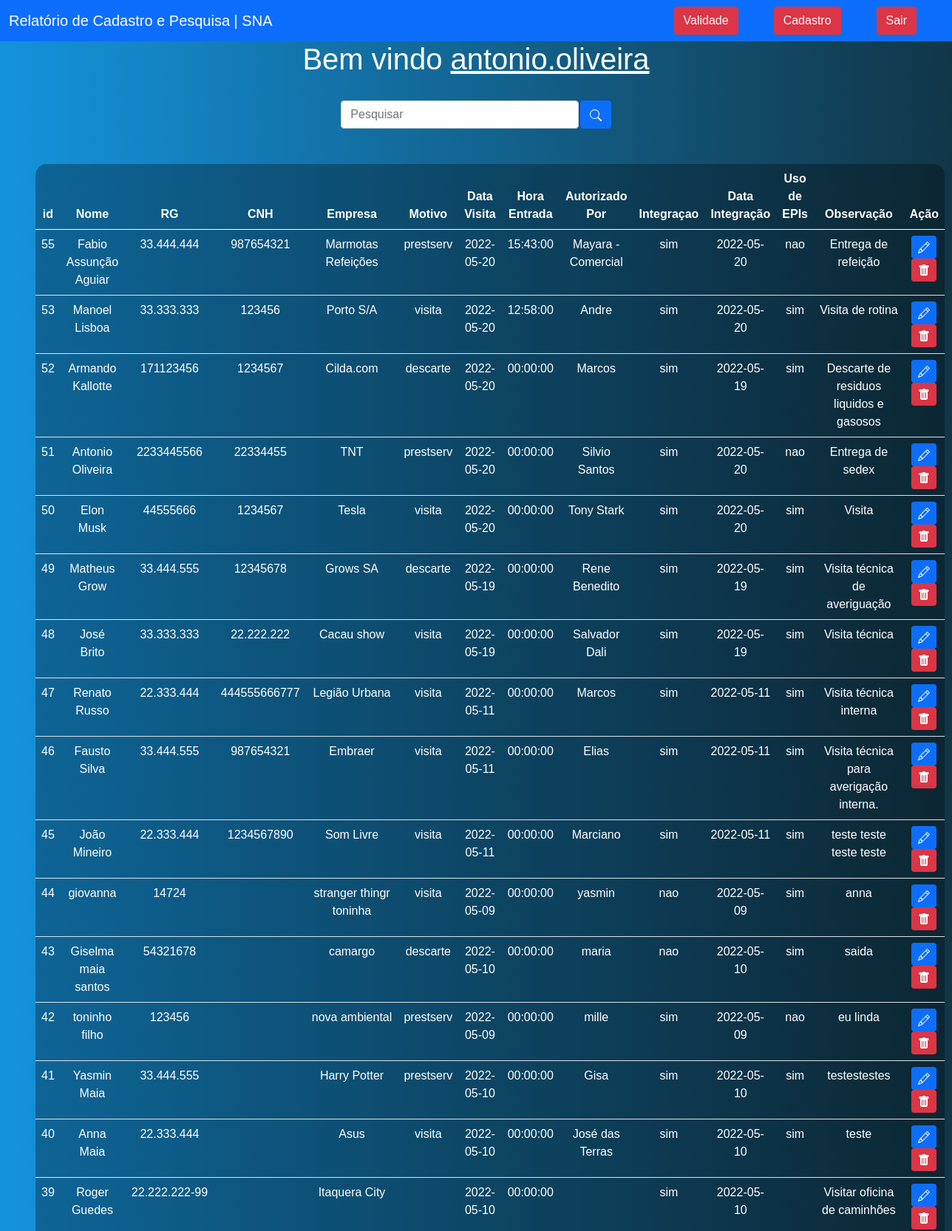
Screenshot of /formulario/sistema.php (signed in, upper part) with the database file from the repository.
### tables this page shows
CREATE TABLE `tab_cadastro` (
  `id` int(11) NOT NULL,
  `nome` varchar(45) NOT NULL,
  `rg` varchar(20) NOT NULL,
  `cnh` varchar(20) NOT NULL,
  `empresa` varchar(45) NOT NULL,
  `foto` varchar(50) NOT NULL,
  `motivo` varchar(50) NOT NULL,
  `autorizadopor` varchar(50) NOT NULL,
  `data_visita` date NOT NULL,
  `Hora_Entrada` time NOT NULL,
  `integracao` varchar(15) NOT NULL,
  `data_integ` date NOT NULL,
  `usoepis` varchar(20) NOT NULL,
  `observ` varchar(100) NOT NULL,
  `login` varchar(20) DEFAULT NULL,
  `senha` varchar(10) DEFAULT NULL
);

### formulario/sistema.php (the view, shortened to what this page needs)
<?php
    include_once('config.php');
    $logado = $_SESSION['login'];
    if(!empty($_GET['search']))
    {
        $data = $_GET['search'];
        $sql = "SELECT * FROM tab_cadastro WHERE empresa LIKE '%$data%' or nome LIKE '%$data%' or rg LIKE '%$data%' ORDER BY id DESC";
    }
    else
    {
        $sql = "SELECT * FROM tab_cadastro ORDER BY id DESC";
    }
        $result = $conexao->query($sql);
?>
<!DOCTYPE html>
<html lang="en">
<head>
    <link href="https://cdn.jsdelivr.net/npm/bootstrap@5.0.2/dist/css/bootstrap.min.css" rel="stylesheet">
</head>
<body>
    <nav class="navbar navbar-expand-lg navbar-dark bg-primary">
        <div class="container-fluid">
            <a class="navbar-brand" href="#">Relatório de Cadastro e Pesquisa | SNA</a>
        </div>
        <div class="d-flex">
            <a href="IntegVencida.php" class="btn btn-danger me-5">Validade</a>
        </div>
        <div class="d-flex">
            <a href="formulario.php" class="btn btn-danger me-5">Cadastro</a>
        </div>
        <div class="d-flex">
            <a href="sair.php" class="btn btn-danger me-5">Sair</a>
        </div>
    </nav>
    <?php
        echo "<h1>Bem vindo <u>$logado</u></h1>";
    ?>
    <br>
    <div class="box-search">
        <input type="search" class="form-control w-25" placeholder="Pesquisar" id="pesquisar">
        <button onclick="searchData()" class="btn btn-primary">
        </button>
    </div>
    <div class="m-5">
        <table class="table text-white table-bg">
            <thead>
                <tr>
                    <th scope="col">id</th>
                    <th scope="col">Nome</th>
                    <th scope="col">RG</th>
                    <th scope="col">CNH</th>
                    <th scope="col">Empresa</th>
                    <th scope="col">Motivo</th>
                    <th scope="col">Data Visita</th>
                    <th scope="col">Hora Entrada</th>
                    <th scope="col">Autorizado Por</th>
                    <th scope="col">Integraçao</th>
                    <th scope="col">Data Integração</th>
                    <th scope="col">Uso de EPIs</th>
                    <th scope="col">Observação</th>
                    <th scope="col">Ação</th>
                </tr>
            </thead>
            <tbody>
                <?php
                    while($user_data = mysqli_fetch_assoc($result)) {
                        echo "<tr>";
                        echo "<td>".$user_data['id']."</td>";
                        echo "<td>".$user_data['nome']."</td>";
                        echo "<td>".$user_data['rg']."</td>";
                        echo "<td>".$user_data['cnh']."</td>";
                        echo "<td>".$user_data['empresa']."</td>";
                        echo "<td>".$user_data['motivo']."</td>";
                        echo "<td>".$user_data['data_visita']."</td>";
                        echo "<td>".$user_data['Hora_Entrada']."</td>";
                        echo "<td>".$user_data['autorizadopor']."</td>";
                        echo "<td>".$user_data['integracao']."</td>";
                        echo "<td>".$user_data['data_integ']."</td>";
                        echo "<td>".$user_data['usoepis']."</td>";
                        echo "<td>".$user_data['observ']."</td>";
                        echo "<td>
                        <a class='btn btn-sm btn-primary' href='edit.php?id=$user_data[id]' title='Editar'>
                            <svg xmlns='http://www.w3.org/2000/svg' width='16' height='16' fill='currentColor' class='bi bi-pencil' viewBox='0 0 16 16'>
                                <path d='M12.146.146a.5.5 0 0 1 .708 0l3 3a.5.5 0 0 1 0 .708l-10 10a.5.5 0 0 1-.168.11l-5 2a.5.5 0 0 1-.65-.65l2-5a.5.5 0 0 1 .11-.168l10-10zM11.207 2.5 13.5 4.793 14.793 3.5 12.5 1.207 11.207 2.5zm1.586 3L10.5 3.207 4 9.707V10h.5a.5.5 0 0 1 .5.5v.5h.5a.5.5 0 0 1 .5.5v.5h.293l6.5-6.5zm-9.761 5.175-.106.106-1.528 3.821 3.821-1.528.106-.106A.5.5 0 0 1 5 12.5V12h-.5a.5.5 0 0 1-.5-.5V11h-.5a.5.5 0 0 1-.468-.325z'/>
                            </svg>
                            </a>
                            <a class='btn btn-sm btn-danger' href='delete.php?id=$user_data[id]' title='Deletar'>
                                <svg xmlns='http://www.w3.org/2000/svg' width='16' height='16' fill='currentColor' class='bi bi-trash-fill' viewBox='0 0 16 16'>
                                    <path d='M2.5 1a1 1 0 0 0-1 1v1a1 1 0 0 0 1 1H3v9a2 2 0 0 0 2 2h6a2 2 0 0 0 2-2V4h.5a1 1 0 0 0 1-1V2a1 1 0 0 0-1-1H10a1 1 0 0 0-1-1H7a1 1 0 0 0-1 1H2.5zm3 4a.5.5 0 0 1 .5.5v7a.5.5 0 0 1-1 0v-7a.5.5 0 0 1 .5-.5zM8 5a.5.5 0 0 1 .5.5v7a.5.5 0 0 1-1 0v-7A.5.5 0 0 1 8 5zm3 .5v7a.5.5 0 0 1-1 0v-7a.5.5 0 0 1 1 0z'/>
                                </svg>
                            </a>
                            </td>";
                        echo "</tr>";
                    }
                    ?>
            </tbody>
        </table>
    </div>
</body>
</html>

### formulario/sistema.php (style rules this page uses)
body { font-family: Arial, Helvetica, sans-serif; background: linear-gradient(to right, rgb(20, 147, 220), rgb(17, 54, 71)); color: white; text-align: center; }
.table-bg { background: rgba(0, 0, 0, 0.3); border-radius: 15px 15px 0 0; }
.box-search { display: flex; justify-content: center; gap: .1%; }

### rows the page displays
tab_cadastro: id "55", nome "Fabio Assunção Aguiar", rg "33.444.444", cnh "987654321", empresa "Marmotas Refeições", motivo "prestserv", data_visita "2022-05-20", Hora_Entrada "15:43:00", autorizadopor "Mayara - Comercial", integracao "sim", data_integ "2022-05-20", usoepis "nao", observ "Entrega de refeição"
tab_cadastro: id "53", nome "Manoel Lisboa", rg "33.333.333", cnh "123456", empresa "Porto S/A", motivo "visita", data_visita "2022-05-20", Hora_Entrada "12:58:00", autorizadopor "Andre", integracao "sim", data_integ "2022-05-20", usoepis "sim", observ "Visita de rotina"
tab_cadastro: id "52", nome "Armando Kallotte", rg "171123456", cnh "1234567", empresa "Cilda.com", motivo "descarte", data_visita "2022-05-20", Hora_Entrada "00:00:00", autorizadopor "Marcos", integracao "sim", data_integ "2022-05-19", usoepis "sim", observ "Descarte de residuos liquidos e gasosos"
tab_cadastro: id "51", nome "Antonio Oliveira", rg "2233445566", cnh "22334455", empresa "TNT", motivo "prestserv", data_visita "2022-05-20", Hora_Entrada "00:00:00", autorizadopor "Silvio Santos", integracao "sim", data_integ "2022-05-20", usoepis "nao", observ "Entrega de sedex"
tab_cadastro: id "50", nome "Elon Musk", rg "44555666", cnh "1234567", empresa "Tesla", motivo "visita", data_visita "2022-05-20", Hora_Entrada "00:00:00", autorizadopor "Tony Stark", integracao "sim", data_integ "2022-05-20", usoepis "sim", observ "Visita"
tab_cadastro: id "49", nome "Matheus Grow", rg "33.444.555", cnh "12345678", empresa "Grows SA", motivo "descarte", data_visita "2022-05-19", Hora_Entrada "00:00:00", autorizadopor "Rene Benedito", integracao "sim", data_integ "2022-05-19", usoepis "sim", observ "Visita técnica de averiguação"
tab_cadastro: id "48", nome "José Brito", rg "33.333.333", cnh "22.222.222", empresa "Cacau show", motivo "visita", data_visita "2022-05-19", Hora_Entrada "00:00:00", autorizadopor "Salvador Dali", integracao "sim", data_integ "2022-05-19", usoepis "sim", observ "Visita técnica"
tab_cadastro: id "47", nome "Renato Russo", rg "22.333.444", cnh "444555666777", empresa "Legião Urbana", motivo "visita", data_visita "2022-05-11", Hora_Entrada "00:00:00", autorizadopor "Marcos", integracao "sim", data_integ "2022-05-11", usoepis "sim", observ "Visita técnica interna"
tab_cadastro: id "46", nome "Fausto Silva", rg "33.444.555", cnh "987654321", empresa "Embraer", motivo "visita", data_visita "2022-05-11", Hora_Entrada "00:00:00", autorizadopor "Elias", integracao "sim", data_integ "2022-05-11", usoepis "sim", observ "Visita técnica para averigação interna."
tab_cadastro: id "45", nome "João Mineiro", rg "22.333.444", cnh "1234567890", empresa "Som Livre", motivo "visita", data_visita "2022-05-11", Hora_Entrada "00:00:00", autorizadopor "Marciano", integracao "sim", data_integ "2022-05-11", usoepis "sim", observ "teste teste teste teste"
tab_cadastro: id "44", nome "giovanna", rg "14724", empresa "stranger thingr toninha", motivo "visita", data_visita "2022-05-09", Hora_Entrada "00:00:00", autorizadopor "yasmin", integracao "nao", data_integ "2022-05-09", usoepis "sim", observ "anna"
tab_cadastro: id "43", nome "Giselma maia santos", rg "54321678", empresa "camargo", motivo "descarte", data_visita "2022-05-10", Hora_Entrada "00:00:00", autorizadopor "maria", integracao "nao", data_integ "2022-05-10", usoepis "sim", observ "saida"
tab_cadastro: id "42", nome "toninho filho", rg "123456", empresa "nova ambiental", motivo "prestserv", data_visita "2022-05-09", Hora_Entrada "00:00:00", autorizadopor "mille", integracao "sim", data_integ "2022-05-09", usoepis "nao", observ "eu linda"
tab_cadastro: id "41", nome "Yasmin Maia", rg "33.444.555", empresa "Harry Potter", motivo "prestserv", data_visita "2022-05-10", Hora_Entrada "00:00:00", autorizadopor "Gisa", integracao "sim", data_integ "2022-05-10", usoepis "sim", observ "testestestes"
tab_cadastro: id "40", nome "Anna Maia", rg "22.333.444", empresa "Asus", motivo "visita", data_visita "2022-05-10", Hora_Entrada "00:00:00", autorizadopor "José das Terras", integracao "sim", data_integ "2022-05-10", usoepis "sim", observ "teste"
tab_cadastro: id "39", nome "Roger Guedes", rg "22.222.222-99", empresa "Itaquera City", data_visita "2022-05-10", Hora_Entrada "00:00:00", integracao "sim", data_integ "2022-05-10", observ "Visitar oficina de caminhões"

### other values shown
$logado "antonio.oliveira"
